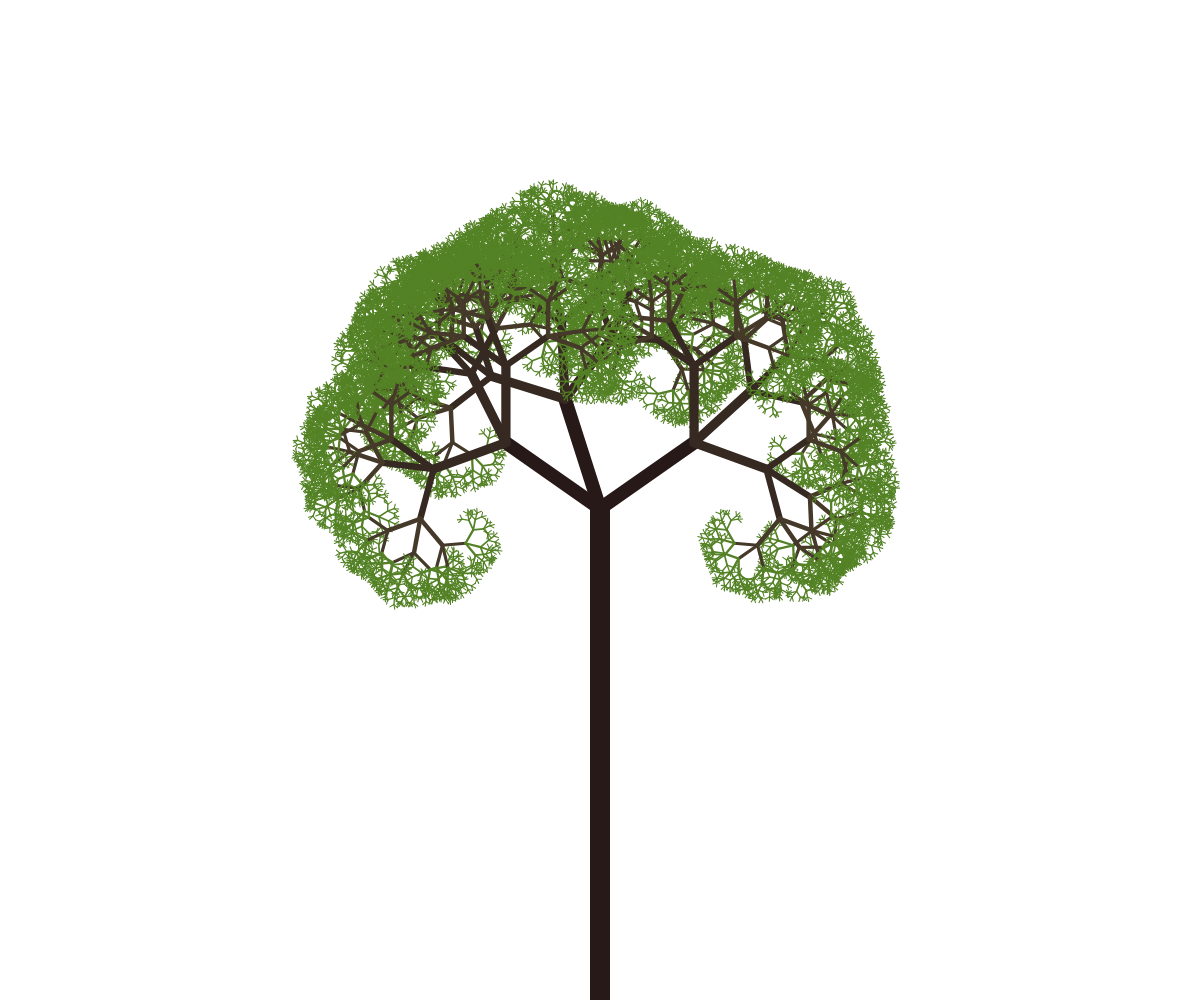
Frame 1 (no input)
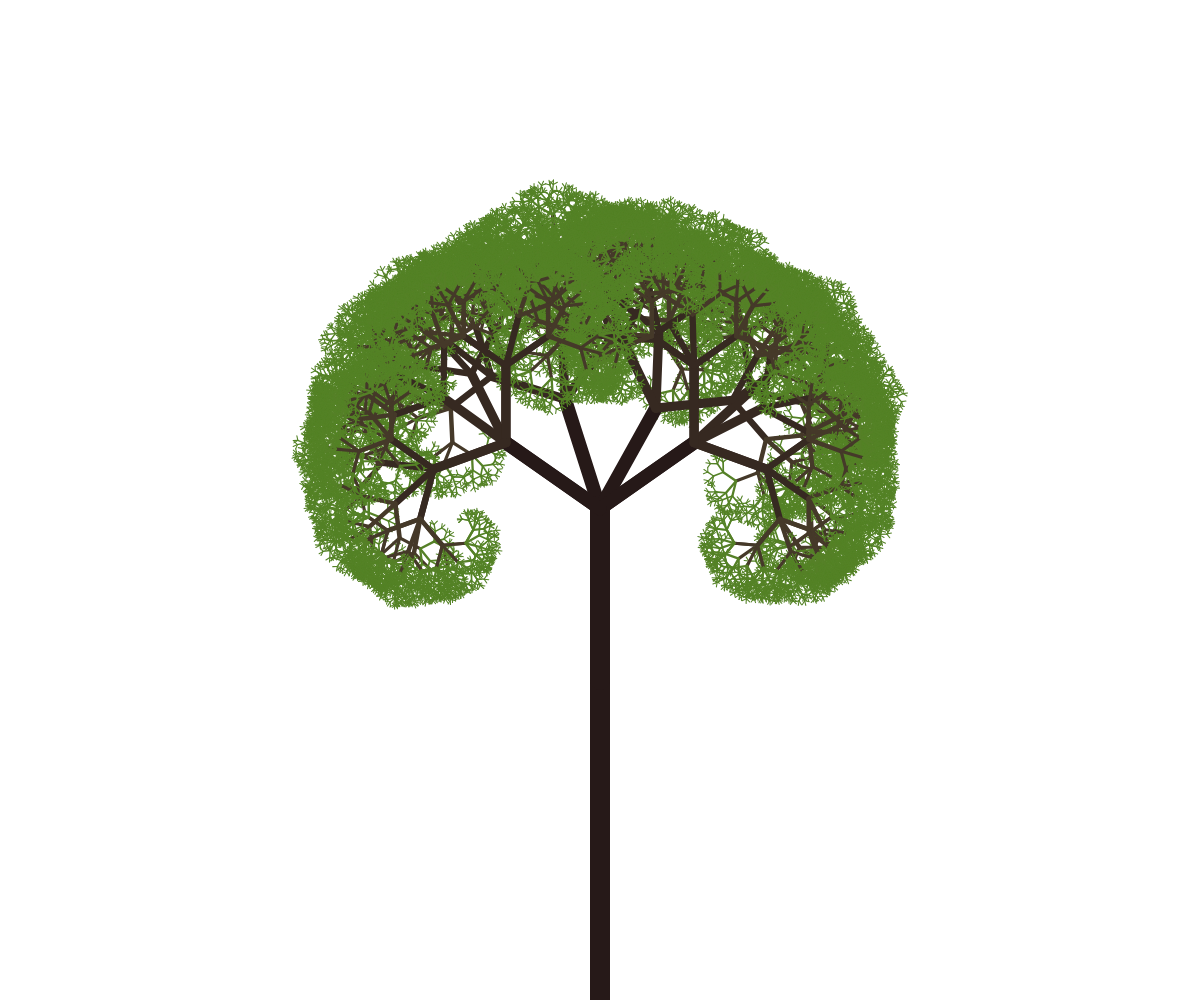
Frame 2 (the mouse pressed at the canvas centre, redrawn once)

The p5.js sketch that drew these frames (run headless with seeded random() and noise() and a simulated clock; the mouse was pressed at the canvas centre and the sketch redrawn once):

// p5.js sketch
// ── sketch.js
/*
 Fractal pine
 Juan Carlos Ponce Campuzano
 15 Jan 2020
*/

let branch_len;
let branch_angle;
let branch_dec; //decrement factor for subsequent branches
let wtree;

function setup() {
  let w = windowWidth;
  let h = windowHeight;
  createCanvas(w, h);
  background(500);
  branch_len = random(w / 12, w / 6);
  branch_angle = 55; //random (30,60);
  branch_dec = 0.67; //random (.5,.67);
  wthree = 20;
  angleMode(DEGREES);
  strokeJoin(ROUND);
  noLoop();
}

function draw() {
  
  let sc = 0.68;

  push();
  stroke('rgb(38, 25, 24)');
  strokeWeight(20);
  line(width / 2, height, width / 2, height * sc - branch_len)
  pop();

  translate(width / 2, height * sc);
  branch(branch_len);
  
}

function branch(len) {

  stroke_weight = map(len, 4, branch_len, 1, 20);
  strokeWeight(stroke_weight);
  stroke_green = map(len, 4, branch_len, 255, 0);
  
  stroke('rgb(38, 25, 24)');
  if (len < 100) {
    stroke('rgb(54, 41, 33)');
  }
  if (len < 50) {
    stroke('rgb(69, 57, 41)');
  }
  if (len < 20) {
    stroke('rgb(85, 128, 39)');
  }
  if (len < 12) {
    stroke('rgb(84, 130, 38)');
  }
  if (len === 6) {
    stroke('rgb(83, 132, 37)');
  }

  line(0, 0, 0, -len);

  translate(0, -len);
  if (len > 5) {

    push();
    let a1 = 0.55
    rotate(branch_angle * random(-a1, a1));
    branch(len * branch_dec);
    pop();

    push();
    rotate(branch_angle);
    branch(len * branch_dec);
    pop();

    push();
    rotate(-branch_angle);
    branch(len * branch_dec)
    pop();
  }

}
